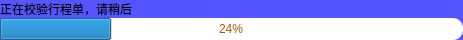
<?xml version="1.0" encoding="UTF-8"?>
<ui version="4.0">
 <class>processBarDialog</class>
 <widget class="QDialog" name="processBarDialog">
  <property name="windowModality">
   <enum>Qt::ApplicationModal</enum>
  </property>
  <property name="geometry">
   <rect>
    <x>0</x>
    <y>0</y>
    <width>463</width>
    <height>40</height>
   </rect>
  </property>
  <property name="sizePolicy">
   <sizepolicy hsizetype="Expanding" vsizetype="Fixed">
    <horstretch>0</horstretch>
    <verstretch>0</verstretch>
   </sizepolicy>
  </property>
  <property name="windowTitle">
   <string>进度</string>
  </property>
  <property name="styleSheet">
   <string notr="true">QDialog#processBarDialog{
color: rgb(0, 0, 0);
background-color: rgb(85, 85, 255);
border-radius:10px;font: 9pt &quot;微软雅黑&quot;;}
</string>
  </property>
  <layout class="QVBoxLayout" name="verticalLayout">
   <property name="spacing">
    <number>0</number>
   </property>
   <property name="leftMargin">
    <number>0</number>
   </property>
   <property name="topMargin">
    <number>0</number>
   </property>
   <property name="rightMargin">
    <number>0</number>
   </property>
   <property name="bottomMargin">
    <number>0</number>
   </property>
   <item>
    <widget class="QLabel" name="label">
     <property name="text">
      <string>正在校验行程单，请稍后</string>
     </property>
    </widget>
   </item>
   <item>
    <widget class="QProgressBar" name="progressBar">
     <property name="contextMenuPolicy">
      <enum>Qt::DefaultContextMenu</enum>
     </property>
     <property name="autoFillBackground">
      <bool>false</bool>
     </property>
     <property name="styleSheet">
      <string notr="true">QProgressBar{ 
text-align:center;
color: rgb(170, 85, 0);
border-radius:10px;}



</string>
     </property>
     <property name="value">
      <number>24</number>
     </property>
    </widget>
   </item>
  </layout>
 </widget>
 <resources/>
 <connections/>
</ui>
